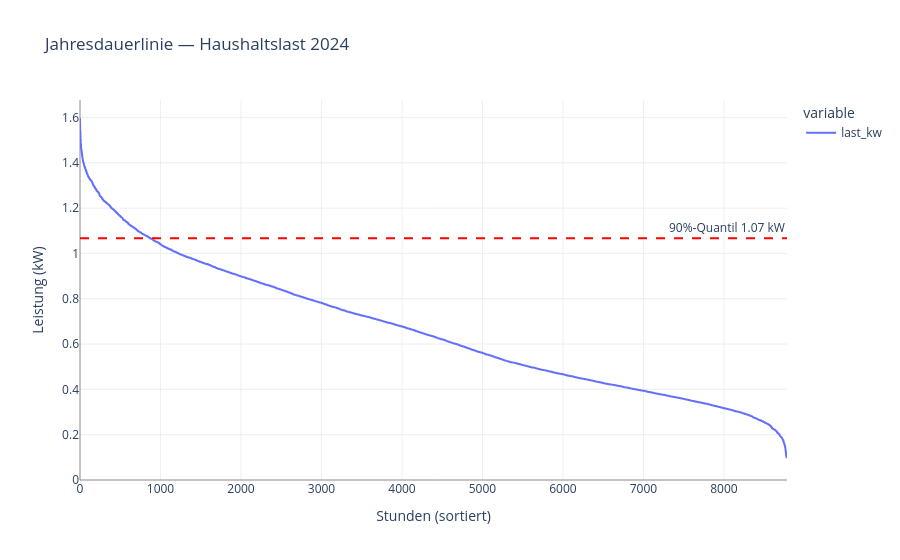

Notebook cell for this chart:
### Markdown cell above
**Plotly (interaktiv)**

### Code cell
last_sorted = df["last_kw"].sort_values(ascending=False).reset_index(drop=True)

fig = px.line(last_sorted, title="Jahresdauerlinie — Haushaltslast 2024",
              labels={"index": "Stunden (sortiert)", "value": "Leistung (kW)"})
fig.add_hline(y=df["last_kw"].quantile(0.9), line_dash="dash",
              line_color="red",
              annotation_text=f"90%-Quantil {df['last_kw'].quantile(0.9):.2f} kW")
fig.update_yaxes(rangemode="tozero")
fig.update_xaxes(rangemode="tozero")
fig.show()

### Figure 1 — Plotly figure (JSON) as saved in the notebook; plotly's stock layout.template omitted (floating-point values rounded to 4 significant figures; data arrays with more than 128 entries replaced by an {"elided": "..."} marker saying what was removed)
{"data": [{"hovertemplate": "variable=last_kw<br>Stunden (sortiert)=%{x}<br>Leistung (kW)=%{y}<extra></extra>", "legendgroup": "last_kw", "line": {"color": "#636efa", "dash": "solid"}, "marker": {"symbol": "circle"}, "mode": "lines", "name": "last_kw", "showlegend": true, "type": "scattergl", "x": {"elided": "8784 int values"}, "xaxis": "x", "y": {"elided": "8784 float values"}, "yaxis": "y"}], "layout": {"annotations": [{"showarrow": false, "text": "90%-Quantil 1.07 kW", "x": 1, "xanchor": "right", "xref": "x domain", "y": 1.067, "yanchor": "bottom", "yref": "y"}], "legend": {"title": {"text": "variable"}, "tracegroupgap": 0}, "shapes": [{"line": {"color": "red", "dash": "dash"}, "type": "line", "x0": 0, "x1": 1, "xref": "x domain", "y0": 1.067, "y1": 1.067, "yref": "y"}], "title": {"text": "Jahresdauerlinie — Haushaltslast 2024"}, "xaxis": {"anchor": "y", "domain": [0, 1], "rangemode": "tozero", "title": {"text": "Stunden (sortiert)"}}, "yaxis": {"anchor": "x", "domain": [0, 1], "rangemode": "tozero", "title": {"text": "Leistung (kW)"}}}}
